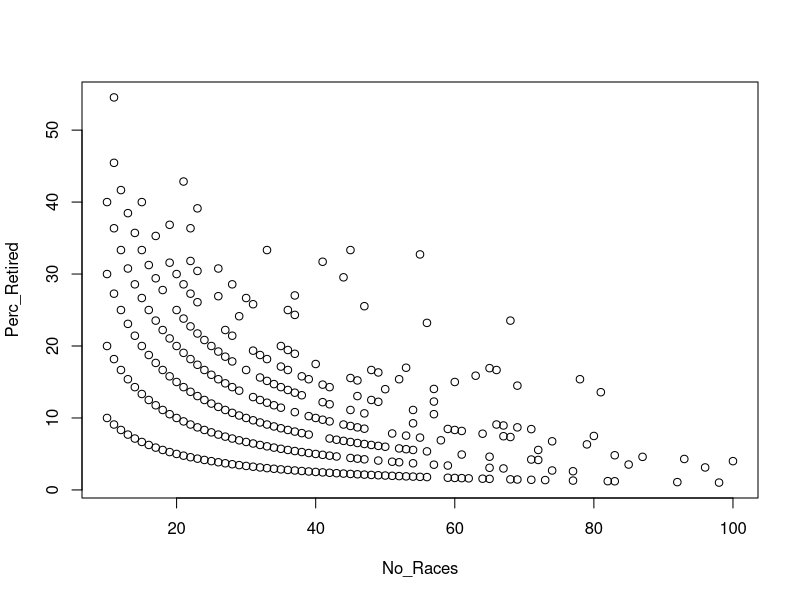
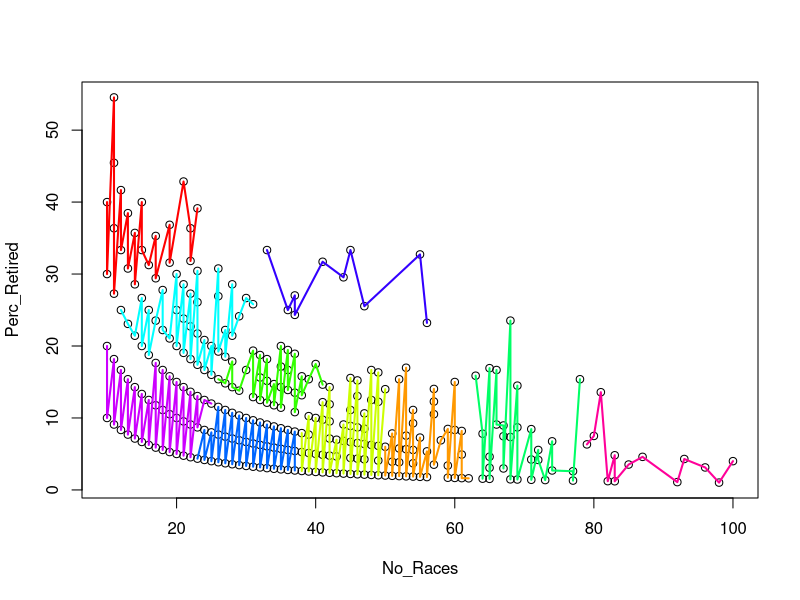
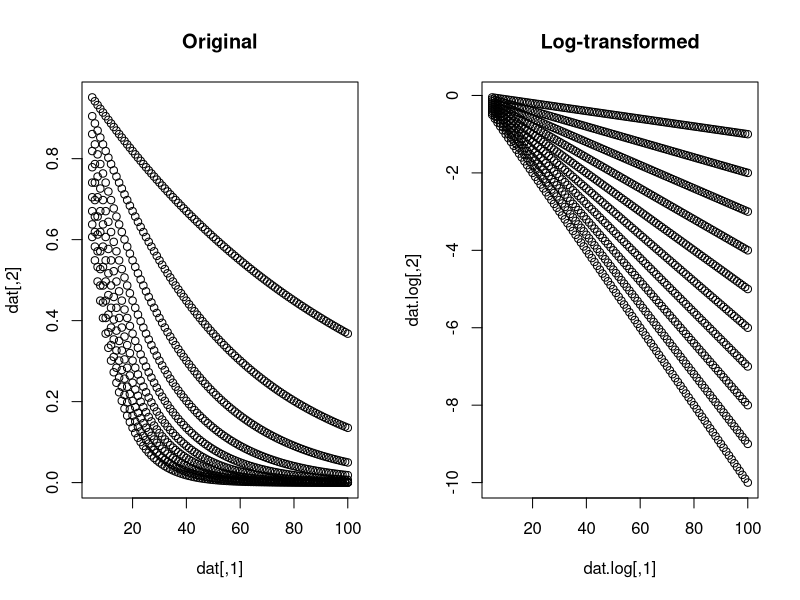

Reproduce these figures in R, in order. (Note: this script raises an error after producing the figures.)
## ---- chunk 1
Retirees<- data.frame(No_Races = c(11L, 11L, 21L, 12L, 15L, 10L, 23L, 13L, 19L, 11L, 22L, 14L, 
                                   17L, 33L, 12L, 45L, 15L, 55L, 22L, 41L, 19L, 16L, 13L, 26L, 23L, 
                                   10L, 20L, 44L, 17L, 14L, 21L, 28L, 18L, 11L, 22L, 37L, 26L, 30L, 
                                   15L, 23L, 31L, 47L, 12L, 20L, 16L, 36L, 37L, 29L, 21L, 17L, 68L, 
                                   56L, 13L, 22L, 27L, 18L, 23L, 14L, 28L, 19L, 24L, 10L, 15L, 20L, 
                                   35L, 25L, 36L, 31L, 26L, 21L, 37L, 16L, 32L, 27L, 11L, 22L, 33L, 
                                   28L, 17L, 40L, 23L, 35L, 53L, 65L, 12L, 18L, 30L, 66L, 24L, 36L, 
                                   48L, 49L, 25L, 63L, 19L, 38L, 32L, 45L, 13L, 26L, 78L, 39L, 52L, 
                                   46L, 33L, 20L, 60L, 27L, 34L, 41L, 69L, 14L, 21L, 42L, 28L, 35L, 
                                   57L, 50L, 36L, 29L, 22L, 81L, 37L, 15L, 38L, 23L, 46L, 31L, 48L, 
                                   16L, 24L, 32L, 57L, 49L, 41L, 33L, 25L, 42L, 17L, 34L, 26L, 35L, 
                                   18L, 27L, 54L, 45L, 37L, 28L, 47L, 19L, 57L, 29L, 39L, 10L, 20L, 
                                   30L, 40L, 41L, 31L, 21L, 42L, 32L, 54L, 11L, 22L, 33L, 44L, 66L, 
                                   67L, 45L, 34L, 23L, 69L, 46L, 35L, 47L, 59L, 71L, 36L, 12L, 24L, 
                                   60L, 61L, 37L, 25L, 38L, 51L, 64L, 13L, 39L, 26L, 53L, 80L, 67L, 
                                   27L, 68L, 55L, 14L, 42L, 28L, 43L, 58L, 29L, 44L, 74L, 15L, 45L, 
                                   30L, 46L, 31L, 47L, 79L, 16L, 32L, 48L, 49L, 33L, 50L, 17L, 34L, 
                                   52L, 35L, 53L, 18L, 72L, 36L, 54L, 37L, 56L, 19L, 38L, 39L, 20L, 
                                   40L, 61L, 41L, 83L, 21L, 42L, 43L, 65L, 87L, 22L, 45L, 23L, 46L, 
                                   93L, 47L, 71L, 24L, 72L, 49L, 25L, 100L, 51L, 26L, 52L, 27L, 
                                   54L, 28L, 85L, 57L, 29L, 59L, 30L, 31L, 32L, 96L, 65L, 33L, 67L, 
                                   34L, 35L, 36L, 37L, 74L, 38L, 77L, 39L, 40L, 41L, 42L, 43L, 44L, 
                                   45L, 46L, 47L, 48L, 49L, 50L, 51L, 52L, 53L, 54L, 55L, 56L, 59L, 
                                   60L, 61L, 62L, 64L, 65L, 68L, 69L, 71L, 73L, 77L, 82L, 83L, 92L, 
                                   98L), 
                      Perc_Retired = c(54.5454545454545, 45.4545454545455, 42.8571428571429, 41.6666666666667, 
                                       40, 40, 39.1304347826087, 38.4615384615385, 36.8421052631579, 
                                       36.3636363636364, 36.3636363636364, 35.7142857142857, 35.2941176470588, 
                                       33.3333333333333, 33.3333333333333, 33.3333333333333, 33.3333333333333, 
                                       32.7272727272727, 31.8181818181818, 31.7073170731707, 31.5789473684211, 
                                       31.25, 30.7692307692308, 30.7692307692308, 30.4347826086957, 
                                       30, 30, 29.5454545454545, 29.4117647058824, 28.5714285714286, 
                                       28.5714285714286, 28.5714285714286, 27.7777777777778, 27.2727272727273, 
                                       27.2727272727273, 27.027027027027, 26.9230769230769, 26.6666666666667, 
                                       26.6666666666667, 26.0869565217391, 25.8064516129032, 25.531914893617, 
                                       25, 25, 25, 25, 24.3243243243243, 24.1379310344828, 23.8095238095238, 
                                       23.5294117647059, 23.5294117647059, 23.2142857142857, 23.0769230769231, 
                                       22.7272727272727, 22.2222222222222, 22.2222222222222, 21.7391304347826, 
                                       21.4285714285714, 21.4285714285714, 21.0526315789474, 20.8333333333333, 
                                       20, 20, 20, 20, 20, 19.4444444444444, 19.3548387096774, 19.2307692307692, 
                                       19.047619047619, 18.9189189189189, 18.75, 18.75, 18.5185185185185, 
                                       18.1818181818182, 18.1818181818182, 18.1818181818182, 17.8571428571429, 
                                       17.6470588235294, 17.5, 17.3913043478261, 17.1428571428571, 16.9811320754717, 
                                       16.9230769230769, 16.6666666666667, 16.6666666666667, 16.6666666666667, 
                                       16.6666666666667, 16.6666666666667, 16.6666666666667, 16.6666666666667, 
                                       16.3265306122449, 16, 15.8730158730159, 15.7894736842105, 15.7894736842105, 
                                       15.625, 15.5555555555556, 15.3846153846154, 15.3846153846154, 
                                       15.3846153846154, 15.3846153846154, 15.3846153846154, 15.2173913043478, 
                                       15.1515151515152, 15, 15, 14.8148148148148, 14.7058823529412, 
                                       14.6341463414634, 14.4927536231884, 14.2857142857143, 14.2857142857143, 
                                       14.2857142857143, 14.2857142857143, 14.2857142857143, 14.0350877192982, 
                                       14, 13.8888888888889, 13.7931034482759, 13.6363636363636, 13.5802469135802, 
                                       13.5135135135135, 13.3333333333333, 13.1578947368421, 13.0434782608696, 
                                       13.0434782608696, 12.9032258064516, 12.5, 12.5, 12.5, 12.5, 12.280701754386, 
                                       12.2448979591837, 12.1951219512195, 12.1212121212121, 12, 11.9047619047619, 
                                       11.7647058823529, 11.7647058823529, 11.5384615384615, 11.4285714285714, 
                                       11.1111111111111, 11.1111111111111, 11.1111111111111, 11.1111111111111, 
                                       10.8108108108108, 10.7142857142857, 10.6382978723404, 10.5263157894737, 
                                       10.5263157894737, 10.3448275862069, 10.2564102564103, 10, 10, 
                                       10, 10, 9.75609756097561, 9.67741935483871, 9.52380952380952, 
                                       9.52380952380952, 9.375, 9.25925925925926, 9.09090909090909, 
                                       9.09090909090909, 9.09090909090909, 9.09090909090909, 9.09090909090909, 
                                       8.95522388059701, 8.88888888888889, 8.82352941176471, 8.69565217391304, 
                                       8.69565217391304, 8.69565217391304, 8.57142857142857, 8.51063829787234, 
                                       8.47457627118644, 8.45070422535211, 8.33333333333333, 8.33333333333333, 
                                       8.33333333333333, 8.33333333333333, 8.19672131147541, 8.10810810810811, 
                                       8, 7.89473684210526, 7.84313725490196, 7.8125, 7.69230769230769, 
                                       7.69230769230769, 7.69230769230769, 7.54716981132075, 7.5, 7.46268656716418, 
                                       7.40740740740741, 7.35294117647059, 7.27272727272727, 7.14285714285714, 
                                       7.14285714285714, 7.14285714285714, 6.97674418604651, 6.89655172413793, 
                                       6.89655172413793, 6.81818181818182, 6.75675675675676, 6.66666666666667, 
                                       6.66666666666667, 6.66666666666667, 6.52173913043478, 6.45161290322581, 
                                       6.38297872340426, 6.32911392405063, 6.25, 6.25, 6.25, 6.12244897959184, 
                                       6.06060606060606, 6, 5.88235294117647, 5.88235294117647, 5.76923076923077, 
                                       5.71428571428571, 5.66037735849057, 5.55555555555556, 5.55555555555556, 
                                       5.55555555555556, 5.55555555555556, 5.40540540540541, 5.35714285714286, 
                                       5.26315789473684, 5.26315789473684, 5.12820512820513, 5, 5, 4.91803278688525, 
                                       4.8780487804878, 4.81927710843374, 4.76190476190476, 4.76190476190476, 
                                       4.65116279069767, 4.61538461538461, 4.59770114942529, 4.54545454545455, 
                                       4.44444444444444, 4.34782608695652, 4.34782608695652, 4.3010752688172, 
                                       4.25531914893617, 4.22535211267606, 4.16666666666667, 4.16666666666667, 
                                       4.08163265306122, 4, 4, 3.92156862745098, 3.84615384615385, 3.84615384615385, 
                                       3.7037037037037, 3.7037037037037, 3.57142857142857, 3.52941176470588, 
                                       3.50877192982456, 3.44827586206897, 3.38983050847458, 3.33333333333333, 
                                       3.2258064516129, 3.125, 3.125, 3.07692307692308, 3.03030303030303, 
                                       2.98507462686567, 2.94117647058824, 2.85714285714286, 2.77777777777778, 
                                       2.7027027027027, 2.7027027027027, 2.63157894736842, 2.5974025974026, 
                                       2.56410256410256, 2.5, 2.4390243902439, 2.38095238095238, 2.32558139534884, 
                                       2.27272727272727, 2.22222222222222, 2.17391304347826, 2.12765957446809, 
                                       2.08333333333333, 2.04081632653061, 2, 1.96078431372549, 1.92307692307692, 
                                       1.88679245283019, 1.85185185185185, 1.81818181818182, 1.78571428571429, 
                                       1.69491525423729, 1.66666666666667, 1.63934426229508, 1.61290322580645, 
                                       1.5625, 1.53846153846154, 1.47058823529412, 1.44927536231884, 
                                       1.40845070422535, 1.36986301369863, 1.2987012987013, 1.21951219512195, 
                                       1.20481927710843, 1.08695652173913, 1.02040816326531))

## ---- chunk 2
plot(Retirees)
## ---- chunk 3
# Function to enable easier plotting of the results.
plot_groupings <- function(d, g, col=rainbow(length(unique(g))), 
                           plot.lines=TRUE, point.color=FALSE, ...){
  K <- length(unique(g))
  if (point.color) {
    plot(d, col=g, ...)}
  else {
    plot(d, ...)
  }
  if (plot.lines){
    for (i in 1:K){
      d.local <- d[g == i,]
      d.local <- d.local[order(d.local[,1]), ]
      lines(d.local, col = col[i], lwd=2)
    }
  }
}

kmean.clusters <- kmeans(Retirees, 10, nstart=20)
plot_groupings(Retirees, kmean.clusters$cluster)
## ---- chunk 4
library(tidyverse)
set.seed(4)

lambda <- seq(0.01, .1, by=0.01)
x <- 5:100
pars <- expand.grid("lambda" = lambda, "x" = x)
dat <- cbind(pars$x, exp(-pars$lambda*pars$x))
## ---- chunk 5
dat.log <- cbind(dat[,1], log(dat[,2]))

par(mfrow=c(1,2))
plot(dat, main="Original")
plot(dat.log, main="Log-transformed")
## ---- chunk 6
# Function to convert vector/matrix to probabilities (e.g., normalize to 1)
miniclo <- function (c){
  if (is.vector(c)) 
    c <- matrix(c, nrow = 1)
  (c/rowSums(c)) 
}

# The Main Function
# K: Number of Clusters
# n.unit: Number of parallel optimizations to run
# n.iter: Number of iterations to run the optimization for
# warmup.frac: what portion of iterations could be warmup (added stocastic varition to
#   escape local optima)
func_cluster <- function(dat, K, n.unit=4, n.iter=100, warmup.frac=0.9){
  # Create Design Matrix and Response
  X <- as.matrix(cbind(1, dat[,1])) # Design matrix, add intercept
  Y <- dat[,2] # Responses
  n <- nrow(X) # Number of observations
  
  # Random Initialize the group assignments. 
  gs <- as.list(1:n.unit) %>% 
    map(~sample(1:K, size = nrow(dat), replace = TRUE)) 
  
  # Create a safe version that deals with degeneration that can occur in some units 
  # code will allow this to be fixed. 
  safe_lm <- safely(function(i, X, Y) lm.fit(X[i,], Y[i]))
  
  for (i in 1:n.iter) {
    # Start out by fitting linear regressons to each group
    fits <- gs %>% 
      map(~split(1:n, .x)) %>% 
      #at_depth(2, ~lm.fit(X[.x,], Y[.x])) # Fit models
      at_depth(2, safe_lm, X, Y) %>% 
      at_depth(2, "result")
    
    # Replace Nulls with Best non-null from last iteration
    nulls <- fits %>% 
      at_depth(2, is.null) %>% 
      map(unlist) %>% 
      map(any) %>% 
      unlist()
    
    if (any(nulls)){
      d <- rank(best.worst.store, ties.method="random")
      d <- which(d==min(d[!nulls]))
      fits[nulls] <- fits[d[rep(1, sum(nulls))]]
    }
    
    # Calculate the squared residuals of each data-point to each
    # groups fitted linear model. Note I also add a small value (0.0001)
    # to avoid zero values that can show up later when converting to probabilities
    # and inverting. 
    sq.resids <- fits %>% 
      at_depth(2, "coefficients") %>% # Extract Coefficients
      at_depth(2, ~((Y-X%*%.x)^2)+0.0001) %>%  # Predict and Compute Squared Residuals
      map(bind_cols)
    
    ncolumns <- map(sq.resids, ncol)
    nulls <- ncolumns < K
    if (any(nulls)){
      d <- rank(best.worst.store, ties.method="random")
      d <- which(d==min(d[!nulls]))
      sq.resids[nulls] <- sq.resids[d[rep(1, sum(nulls))]]
    }    

    # Store which "unit" which of the n.unit optimiztions did the 
    # best and which did the worst
    best.worst.store <- sq.resids %>% 
      map(sum) %>% 
      unlist()
    best.worst <- c(which.min(best.worst.store), which.max(best.worst.store))
  
    # Compute new group assignements, notice I convert the relative
    # squared residual of each model into a probability and then use the 
    # inverse of this probability as the probability that a data-point
    # belongs to that group
     new.gs <- sq.resids  %>% 
      map(as.matrix) %>% 
      map(miniclo)  %>% # Add small value to fix zeros
      map(~.x^(-1)) %>% 
      map(miniclo)
    if (i < round(n.iter*warmup.frac)){ # Warmup with extra stochastic variation to get out of local-optima
      new.gs <- new.gs %>% 
      map(~apply(.x, 1, function(x) sample(1:K, 1, replace = TRUE, prob = x))) # Add sampling to get over some minima
    } else { # just take maxima
      new.gs <- new.gs %>% 
      map(max.col, ties.method="random") # Add sampling to get over some minima
    }
    
  
    # Replace the worst unit with the best
    new.gs[[best.worst[2]]] <- new.gs[[best.worst[1]]]
  
    # Update the cluster assignemnts for each unit
    gs <- new.gs
  }
  return(gs[[best.worst[1]]])
}



# Now investigate results of best unit and plot 
best.g <- func_cluster(dat.log, K=10, n.iter=200)
par(mfrow=c(1,2))
plot_groupings(dat.log, best.g, main="Log Transformed Results")
plot_groupings(dat, best.g, main="Results on Original Scale")
## ---- chunk 7
dat <- Retirees 
dat.log <- cbind(log(dat[,1]), log(dat[,2]/100))

best.g <- func_cluster(dat.log, K=10, n.iter=200)
par(mfrow=c(1,2))
plot_groupings(dat.log, best.g, main="Log Transformed Results")
plot_groupings(dat, best.g, main="Reesults on Original Scale")
## ---- chunk 8
limits <- as.list(1:10) %>%
  map(~c(rnorm(1, -75, 25), rnorm(1, 75, 25))) %>% 
  map(~.x[order(.x)]) %>% 
  map(~seq(.x[1], .x[2], length.out=25))

dat <- rnorm(10, 0, 5) %>% 
  as.list() %>% 
  map2(limits, ~.x*.y+rnorm(1, 0, 500)) %>% 
  map2(limits, ~cbind("y" = .x, "x" = .y)) %>% # Sorry about the swapping of x and y here (can't change purrr)
  map(as.data.frame) %>% 
  bind_rows(.id="group") %>% 
  mutate(group = factor(group, as.character(1:10))) 

# Now try to cluster (without knowing true groupings)
dat.run <- as.matrix(dat[,c(3,2)])
best.g <- func_cluster(dat.run, K=10, n.iter=250, n.unit=6)


par(mfrow=c(1,2))
plot_groupings(dat.run, best.g, plot.lines = F, point.color = F, main="True")
plot_groupings(dat[,c("x", "y")], dat$group, main="My Algorithms Results")
## ---- chunk 9
limits <- as.list(1:6) %>%
  map(~c(rnorm(1, -75, 25), rnorm(1, 75, 25))) %>% 
  map(~.x[order(.x)]) %>% 
  map(~seq(.x[1], .x[2], length.out=25))

dat <- rnorm(6, 0, 5) %>% 
  as.list() %>% 
  map2(limits, ~.x*.y+rnorm(1, 0, 500)) %>% 
  map2(limits, ~cbind("y" = .x, "x" = .y)) %>% # Sorry about the swapping of x and y here (can't change purrr)
  map(as.data.frame) %>% 
  bind_rows(.id="group") %>% 
  mutate(group = factor(group, as.character(1:10))) %>% 
  mutate(y = y + rnorm(nrow(.), 0, 40)) # Add gaussian observation noise to dependent variable

# Now to cluster without knowing true groupings. 
dat.run <- as.matrix(dat[,c(3,2)])

best.g <- func_cluster(dat.run, K=6, n.iter=500, n.unit=6)

# Finally K-Means and DBSCAN as a point of comparison
library(dbscan)
library(flexmix)
kmean.clusters <- kmeans(dat.run, 10, nstart=20)
db <- dbscan(dat.run, eps = 30, minPts = 2)
mod <- flexmix(y ~ x, data = dat, k=6)

par(mfrow=c(3,2))
plot_groupings(dat.run, dat$group, plot.lines=F, point.color=F, main="Data Seen by Classifiers")
plot_groupings(dat.run, dat$group, main="True")
plot_groupings(dat.run, best.g, plot.lines = T, point.color = F, main="My Algorithms Results")
plot_groupings(dat.run, clusters(mod), main="FlexMix")
plot_groupings(dat.run, kmean.clusters$cluster, main="K-Means")
plot_groupings(dat.run, db$cluster, main="DBSCAN")
